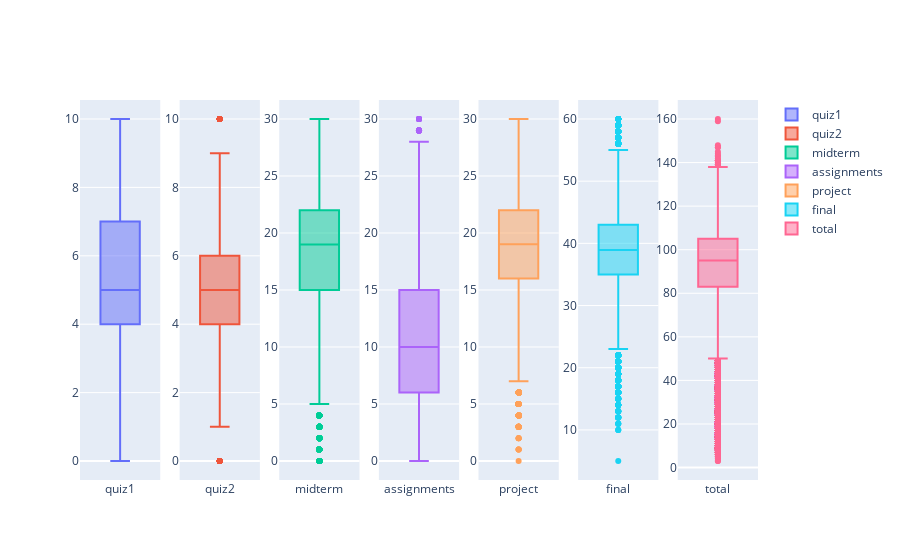

This figure's notebook cell:
### Markdown cell above
###  Outlier Detection and Analysis
Statistical analysis to identify anomalous data points that may impact model performance.

### Code cell
fig = make_subplots(rows=1, cols=7)

fig.add_trace(go.Box(y=data["quiz1"],name ='quiz1'), row=1, col=1)
fig.add_trace(go.Box(y=data['quiz2'],name ='quiz2'), row=1, col=2)
fig.add_trace(go.Box(y=data['midterm'],name ='midterm'), row=1, col=3)
fig.add_trace(go.Box(y=data['assignments'],name ='assignments'), row=1, col=4)
fig.add_trace(go.Box(y=data['project'],name ='project'), row=1, col=5)
fig.add_trace(go.Box(y=data['final'],name ='final'), row=1, col=6)
fig.add_trace(go.Box(y=data['total'],name ='total'), row=1, col=7)

### Figure 1 — Plotly figure (JSON) as saved in the notebook; plotly's stock layout.template omitted (floating-point values rounded to 4 significant figures; data arrays with more than 128 entries replaced by an {"elided": "..."} marker saying what was removed)
{"data": [{"name": "quiz1", "type": "box", "xaxis": "x", "y": {"elided": "34204 int values"}, "yaxis": "y"}, {"name": "quiz2", "type": "box", "xaxis": "x2", "y": {"elided": "34204 float values"}, "yaxis": "y2"}, {"name": "midterm", "type": "box", "xaxis": "x3", "y": {"elided": "34204 int values"}, "yaxis": "y3"}, {"name": "assignments", "type": "box", "xaxis": "x4", "y": {"elided": "34204 int values"}, "yaxis": "y4"}, {"name": "project", "type": "box", "xaxis": "x5", "y": {"elided": "34204 float values"}, "yaxis": "y5"}, {"name": "final", "type": "box", "xaxis": "x6", "y": {"elided": "34204 float values"}, "yaxis": "y6"}, {"name": "total", "type": "box", "xaxis": "x7", "y": {"elided": "34204 int values"}, "yaxis": "y7"}], "layout": {"xaxis": {"anchor": "y", "domain": [0, 0.1184]}, "xaxis2": {"anchor": "y2", "domain": [0.1469, 0.2653]}, "xaxis3": {"anchor": "y3", "domain": [0.2939, 0.4122]}, "xaxis4": {"anchor": "y4", "domain": [0.4408, 0.5592]}, "xaxis5": {"anchor": "y5", "domain": [0.5878, 0.7061]}, "xaxis6": {"anchor": "y6", "domain": [0.7347, 0.8531]}, "xaxis7": {"anchor": "y7", "domain": [0.8816, 1.0]}, "yaxis": {"anchor": "x", "domain": [0, 1]}, "yaxis2": {"anchor": "x2", "domain": [0, 1]}, "yaxis3": {"anchor": "x3", "domain": [0, 1]}, "yaxis4": {"anchor": "x4", "domain": [0, 1]}, "yaxis5": {"anchor": "x5", "domain": [0, 1]}, "yaxis6": {"anchor": "x6", "domain": [0, 1]}, "yaxis7": {"anchor": "x7", "domain": [0, 1]}}}
